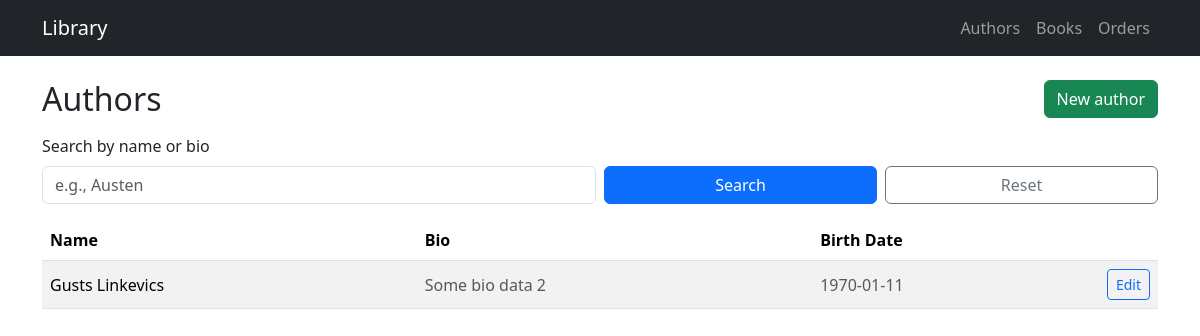
Before: /authors/ with the older database file.
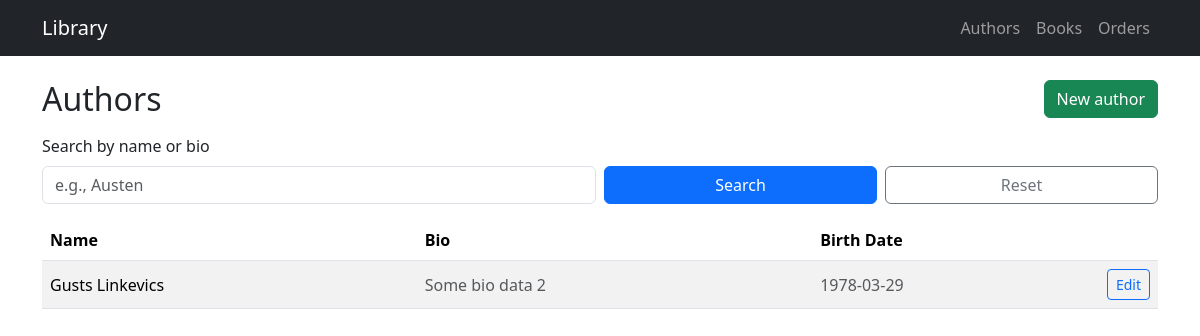
After: the same page with the newer database file.
### app/models/author.py (models this page shows)
class Author(db.Model):
    __tablename__ = "authors"
    id = db.Column(db.Integer, primary_key=True)
    name = db.Column(db.String(120), nullable=False)
    bio = db.Column(db.Text)
    birth_date = db.Column(EpochMsDate, nullable=True)
    books = db.relationship(
        "Book",
        back_populates="author",
        cascade="all, delete-orphan",
        passive_deletes=True,
    )

### app/web/authors.py (the view)
@authors_bp.get("/")
def index():
    q = (request.args.get("q") or "").strip()
    query = Author.query
    if q:
        like = f"%{q}%"
        query = query.filter((Author.name.ilike(like)) | (Author.bio.ilike(like)))
    authors = query.order_by(Author.name.asc()).all()
    return render_template("authors/index.html", authors=authors, q=q)

### app/models/types.py (called while the page is built)
    def process_result_value(self, value, dialect):
        if value is None:
            return None
        return datetime.fromtimestamp(int(value) / 1000, tz=timezone.utc).date()

### app/templates/authors/index.html
{% extends 'base.html' %}
{% block content %}
  <div class="d-flex align-items-center justify-content-between mb-3">
    <h2 class="m-0">Authors</h2>
    <a href="{{ url_for('authors.new') }}" class="btn btn-success">New author</a>
  </div>
  <form class="row gy-2 gx-2 align-items-end mb-3" method="get">
    <div class="col-md-6">
      <label for="q" class="form-label">Search by name or bio</label>
      <input type="text" id="q" name="q" class="form-control" value="{{ q }}" placeholder="e.g., Austen">
    </div>
    <div class="col-md-3">
      <button class="btn btn-primary w-100" type="submit">Search</button>
    </div>
    <div class="col-md-3">
      <a class="btn btn-outline-secondary w-100" href="{{ url_for('authors.index') }}">Reset</a>
    </div>
  </form>
  {% if authors %}
    <div class="table-responsive">
      <table class="table table-striped align-middle">
        <thead>
          <tr>
            <th>Name</th>
            <th>Bio</th>
              <th>Birth Date</th>
            <th style="width: 1%"></th>
          </tr>
        </thead>
        <tbody>
          {% for a in authors %}
          <tr>
            <td>{{ a.name }}</td>
            <td class="text-muted">{{ a.bio }}</td>
            <td class="text-muted">{{ a.birth_date.strftime("%Y-%m-%d") if a.birth_date else "" }}</td>
            <td>
              <a href="{{ url_for('authors.edit', author_id=a.id) }}" class="btn btn-sm btn-outline-primary">Edit</a>
            </td>
          </tr>
          {% endfor %}
        </tbody>
      </table>
    </div>
  {% else %}
    <p class="text-muted">No authors found.</p>
  {% endif %}
{% endblock %}

### app/templates/base.html (shortened to what this page needs)
<!doctype html>
<html lang="en">
  <head>
    <link rel="stylesheet" href="https://cdn.jsdelivr.net/npm/bootstrap@5.3.3/dist/css/bootstrap.min.css">
  </head>
  <body>
    <nav class="navbar navbar-expand-lg navbar-dark bg-dark mb-4">
      <div class="container">
        <a class="navbar-brand" href="{{ url_for('home') }}">Library</a>
        <div class="navbar-nav">
          <a class="nav-link" href="{{ url_for('authors.index') }}">Authors</a>
          <a class="nav-link" href="{{ url_for('books.index') }}">Books</a>
          <a class="nav-link" href="{{ url_for('orders.index') }}">Orders</a>
        </div>
      </div>
    </nav>
    <main class="container">
      {% block content %}{% endblock %}
    </main>
  </body>
</html>

Changed rows visible on the page:
changed Author "Gusts Linkevics": birth_date "1970-01-11" → "1978-03-29"
